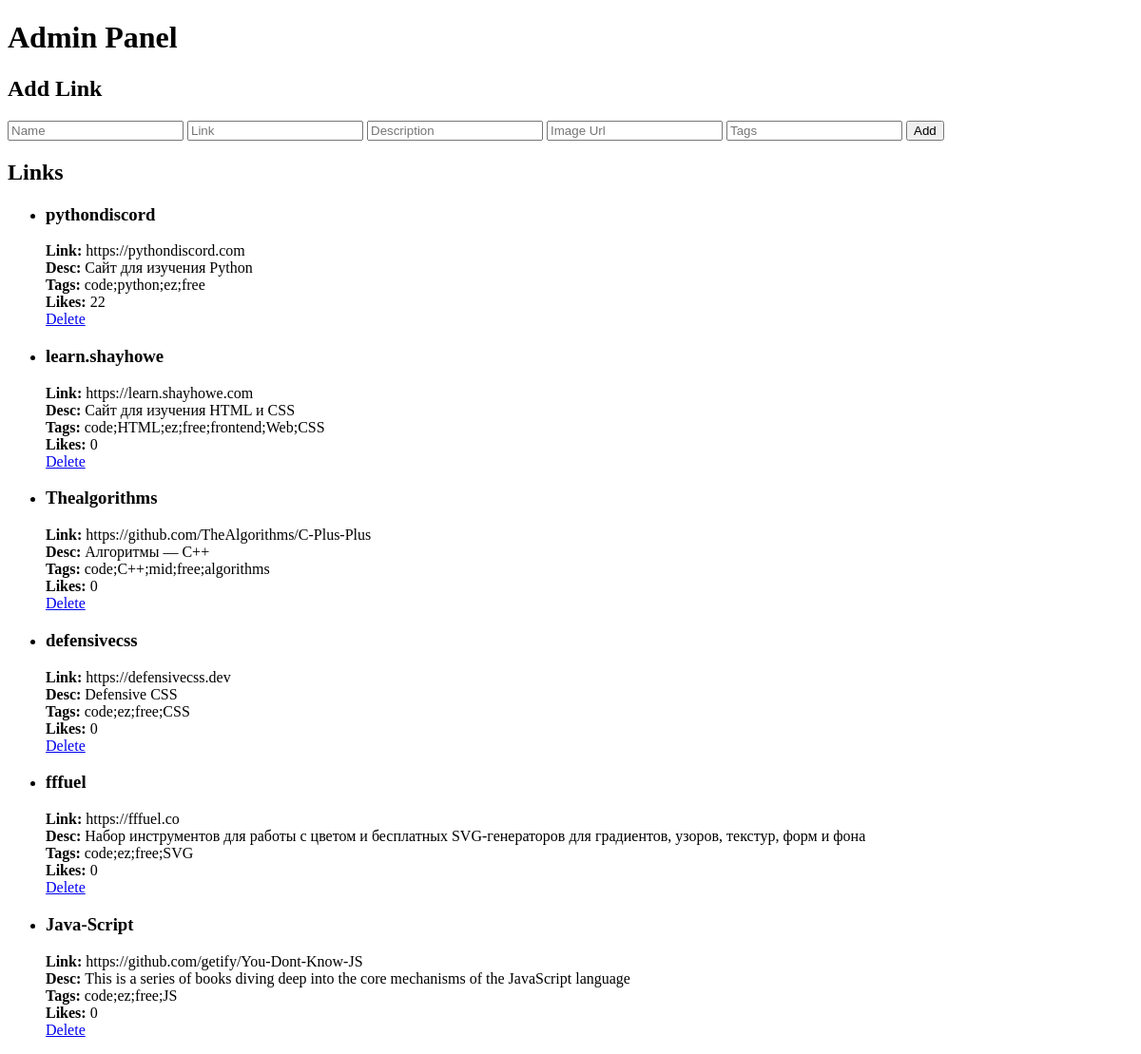
/admin, run on an earlier commit of the app's database.
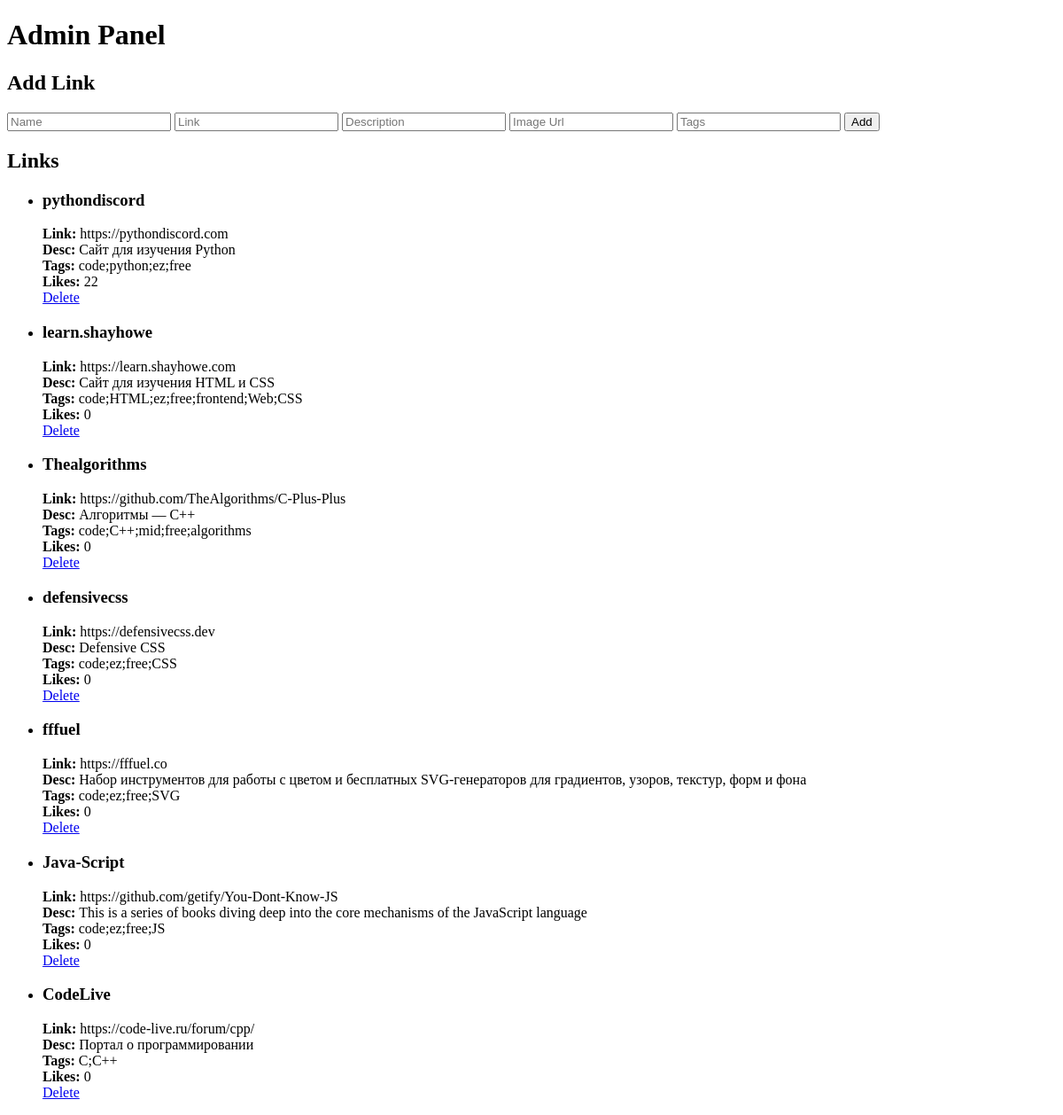
And on a later commit of the database.
### server.py (models this page shows, shortened)
class Links(db.Model):
    id = db.Column(db.Integer, primary_key=True)
    link = db.Column(db.String(200), default="", unique=True)
    likes = db.Column(db.Integer, default=0)
    about = db.Column(db.Text, default="")
    name = db.Column(db.Text, default="")
    image = db.Column(db.Text, default="")
    tags = db.Column(db.Text, default="")

### server.py (the view)
@app.route('/admin')
def admin():
    links = Links.query.all()
    return render_template('admin.html', links=links)

### templates/admin.html (shortened to what this page needs)
<!DOCTYPE html>
<html>
<head>
</head>
<body>
    <h1>Admin Panel</h1>
    <h2>Add Link</h2>
    <form action="/add" method="POST">
        <input type="text" name="name" placeholder="Name" required>
        <input type="text" name="link" placeholder="Link" required>
        <input type="text" name="desc" placeholder="Description" required>
        <input type="text" name="image" placeholder="Image Url" required>
        <input type="text" name="tags" placeholder="Tags" required>
        <button type="submit">Add</button>
    </form>
    <h2>Links</h2>
    <ul>
        {% for link in links %}
            <li>
                <h3>{{ link.name }}</h3> <b>Link: </b>{{ link.link }} <br><b>Desc: </b>{{ link.about }}<br><b>Tags: </b>{{ link.tags }}<br><b>Likes: </b>{{ link.likes }}<br>
                <a href="/delete/{{ link.id }}">Delete</a>
                <br>
            </li>
        {% endfor %}
    </ul>
</body>
</html>

What changed in the data, as far as the page shows it:
added Links: name "CodeLive", link "https://code-live.ru/forum/cpp/", about "Портал о программировании", tags "C;C++", likes "0"
